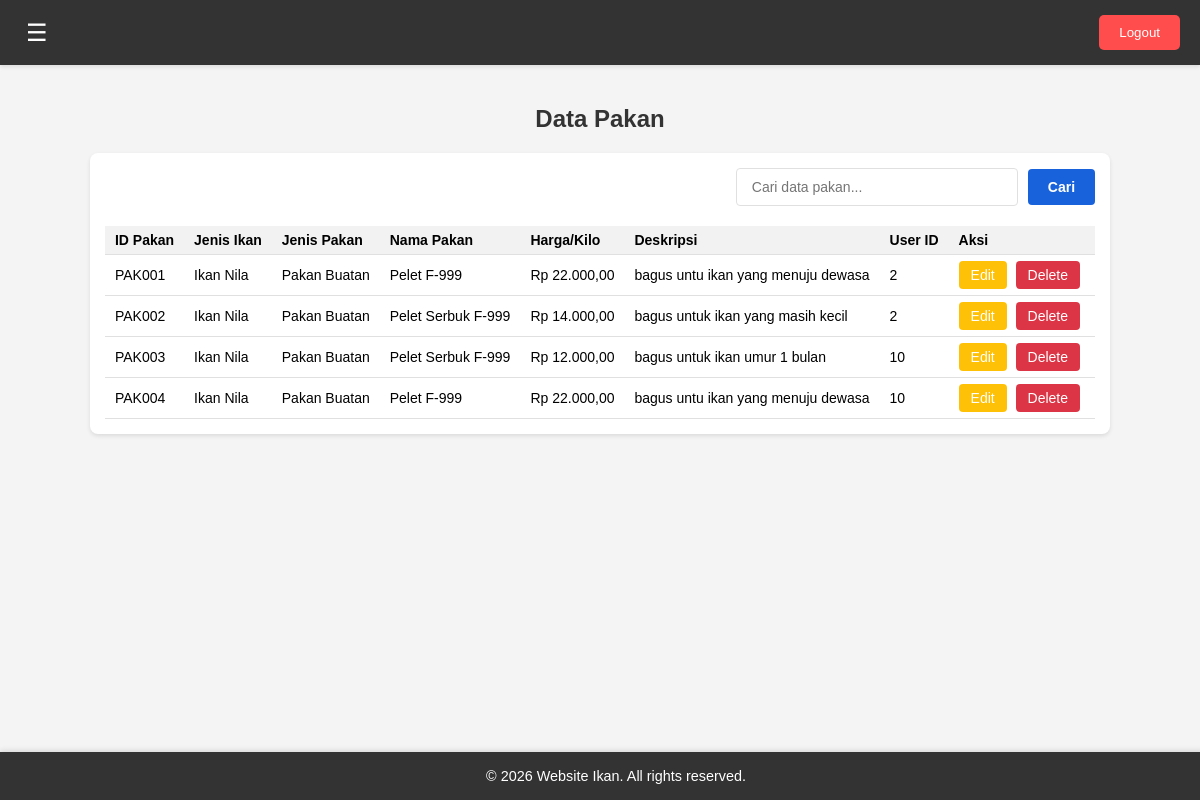
Page /dashboard-admin.php?page=data-pakan (signed in) on the committed database.
### tables this page shows
CREATE TABLE `data_pakan` (
  `id_pakan` varchar(50) NOT NULL,
  `user_id` int(11) NOT NULL,
  `jenis_ikan` varchar(100) NOT NULL,
  `jenis_pakan` varchar(100) NOT NULL,
  `nama_pakan` varchar(100) NOT NULL,
  `harga_per_kilo` decimal(10,2) NOT NULL,
  `deskripsi` text DEFAULT NULL
);

### pages/dashboard-admin/data-pakan.php (the view, shortened to what this page needs)
<?php
$query = "SELECT id_pakan, jenis_ikan, jenis_pakan, nama_pakan, harga_per_kilo, deskripsi, user_id FROM data_pakan";
$result = mysqli_query($conn, $query);
?>
<h2>Data Pakan</h2>
<div class="data-container">
    <div class="data-header">
        <input type="text" id="search-input" placeholder="Cari data pakan...">
        <button id="search-button">Cari</button>
    </div>
    <div class="data-table">
        <table>
            <thead>
                <tr>
                    <th>ID Pakan</th>
                    <th>Jenis Ikan</th>
                    <th>Jenis Pakan</th>
                    <th>Nama Pakan</th>
                    <th>Harga/Kilo</th>
                    <th>Deskripsi</th>
                    <th>User ID</th>
                    <th>Aksi</th>
                </tr>
            </thead>
            <tbody>
                <?php
                if (mysqli_num_rows($result) > 0) {
                    while($row = mysqli_fetch_assoc($result)) {
                        echo "<tr>";
                        echo "<td>" . htmlspecialchars($row['id_pakan']) . "</td>";
                        echo "<td>" . htmlspecialchars($row['jenis_ikan']) . "</td>";
                        echo "<td>" . htmlspecialchars($row['jenis_pakan']) . "</td>";
                        echo "<td>" . htmlspecialchars($row['nama_pakan']) . "</td>";
                        echo "<td>Rp " . number_format($row['harga_per_kilo'], 2, ',', '.') . "</td>";
                        echo "<td>" . htmlspecialchars($row['deskripsi']) . "</td>";
                        echo "<td>" . htmlspecialchars($row['user_id']) . "</td>";
                        echo '<td>
                            <form method="GET" action="dashboard-admin.php" style="display:inline;">
                                <input type="hidden" name="page" value="edit-data-pakan">
                                <input type="hidden" name="id" value="' . htmlspecialchars($row['id_pakan']) . '">
                                <button type="submit" class="edit-button">Edit</button>
                            </form>
                            <button type="button" class="delete-button"
                                    data-id="' . htmlspecialchars($row['id_pakan']) . '"
                                    data-table="data_pakan"
                                    data-return-page="data-pakan">Delete</button>
                        </td>';
                        echo "</tr>";
                    }
                } else {
                    echo "<tr><td colspan='8'>Tidak ada data pakan</td></tr>";
                }
                ?>
            </tbody>
        </table>
    </div>
</div>

### assets/css/dashboard-admin.css (style rules this page uses)
body, html { margin: 0; padding: 0; font-family: Arial, sans-serif; background-color: #f4f4f4; }
h2 { text-align: center; margin-top: 20px; color: #333; }
.data-container { background-color: #fff; border-radius: 8px; box-shadow: 0 2px 4px rgba(0, 0, 0, 0.1); padding: 15px; margin: 20px auto; width: fit-content; max-width: 100%; overflow-x: auto; }
.data-header { display: flex; justify-content: flex-end; align-items: center; margin-bottom: 20px; gap: 10px; }
#search-input { padding: 8px 12px; border: 1px solid #ddd; border-radius: 4px; font-size: 14px; width: 250px; }
#search-button, #add-data-button { padding: 8px 15px; border: none; border-radius: 4px; background-color: #3498db; color: white; cursor: pointer; transition: background-color 0.3s; font-size: 14px; white-space: nowrap; }
.data-table table { width: auto; border-collapse: collapse; font-size: 14px; }
.data-table th, .data-table td { padding: 8px 12px; text-align: left; border-bottom: 1px solid #e0e0e0; white-space: nowrap; }
.data-table th { background-color: #f2f2f2; font-weight: bold; }
.edit-button, .delete-button { padding: 6px 12px; font-size: 14px; border: none; border-radius: 4px; color: white; cursor: pointer; transition: background-color 0.3s; margin-right: 5px; }
.edit-button { background-color: #ffc107; }
.delete-button { background-color: #dc3545; }
@media (max-width: 1200px) { .data-table { font-size: 13px; } }
@media (max-width: 1200px) { .data-table th, .data-table td { padding: 6px 10px; } }
#search-input { padding: 10px 15px; border: 1px solid #e0e0e0; border-radius: 4px; font-size: 14px; width: 250px; transition: border-color 0.3s, box-shadow 0.3s; }
#search-button, .print-button { padding: 10px 20px; border: none; border-radius: 4px; background-color: #1863dc; color: white; cursor: pointer; transition: background-color 0.3s, transform 0.1s; font-size: 14px; font-weight: bold; white-space: nowrap; }
.data-table { overflow-x: auto; margin-top: 20px; }

### rows in the picture
data_pakan: id_pakan "PAK001", jenis_ikan "Ikan Nila", jenis_pakan "Pakan Buatan", nama_pakan "Pelet F-999", harga_per_kilo "22.000,00", deskripsi "bagus untu ikan yang menuju dewasa", user "2"
data_pakan: id_pakan "PAK002", jenis_ikan "Ikan Nila", jenis_pakan "Pakan Buatan", nama_pakan "Pelet Serbuk F-999", harga_per_kilo "14.000,00", deskripsi "bagus untuk ikan yang masih kecil", user "2"
data_pakan: id_pakan "PAK003", jenis_ikan "Ikan Nila", jenis_pakan "Pakan Buatan", nama_pakan "Pelet Serbuk F-999", harga_per_kilo "12.000,00", deskripsi "bagus untuk ikan umur 1 bulan", user "10"
data_pakan: id_pakan "PAK004", jenis_ikan "Ikan Nila", jenis_pakan "Pakan Buatan", nama_pakan "Pelet F-999", harga_per_kilo "22.000,00", deskripsi "bagus untu ikan yang menuju dewasa", user "10"
